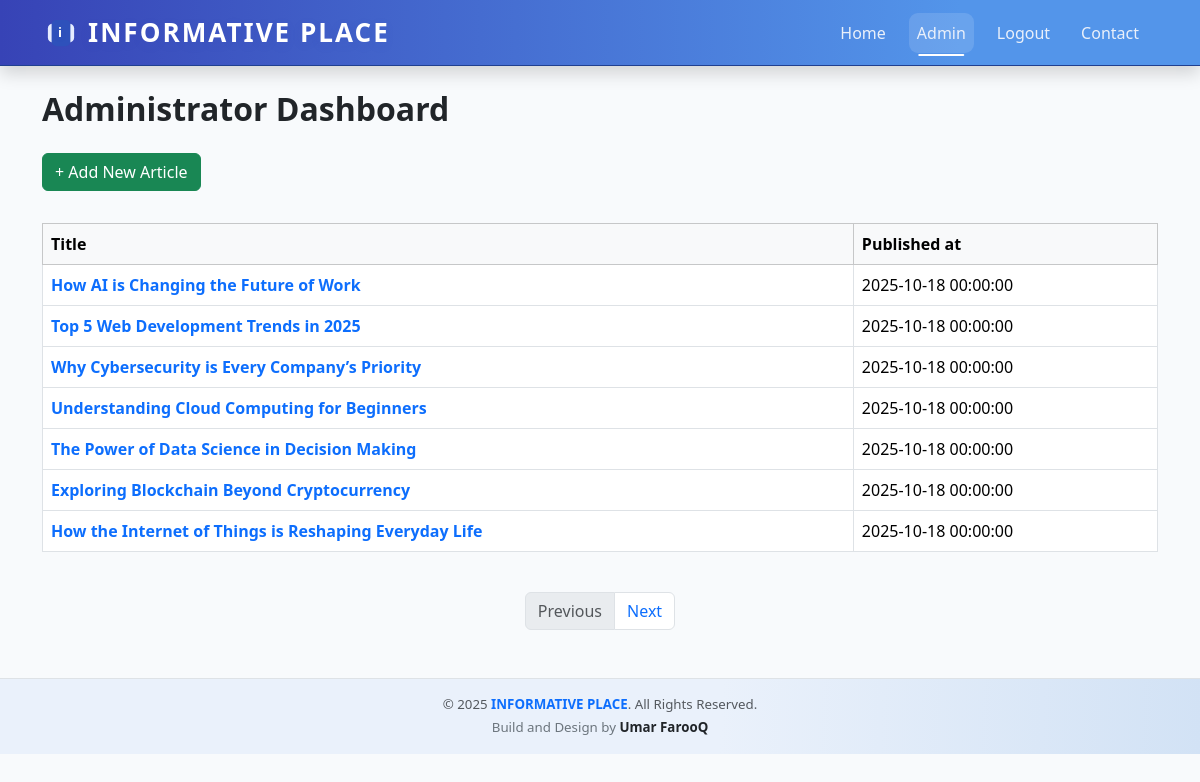
The page /admin/index.php (signed in) on the database its author committed.
### tables this page shows
CREATE TABLE `article` (
  `id` int NOT NULL,
  `title` varchar(128) NOT NULL,
  `content` text NOT NULL,
  `published_at` datetime DEFAULT NULL,
  `image_file` varchar(200) DEFAULT NULL
);

### classes/Article.php (called while the page is built, shortened)
<?php
	class Article
	{
		public static function getPage($conn, $limit, $offset, $only_published=false)
		{
			$condition = $only_published ? ' WHERE published_at IS NOT NULL' : '';
			$sql = "SELECT a.*, category.name AS category_name
							FROM (
								SELECT *
								FROM article
								$condition
								ORDER BY published_at
								LIMIT :limit
								OFFSET :offset) AS a
							LEFT JOIN article_category
							ON a.id = article_category.article_id
							LEFT JOIN category
							ON article_category.category_id = category.id";
			$stmt = $conn->prepare($sql);
			$stmt->bindValue(':limit', $limit, PDO::PARAM_INT);
			$stmt->bindValue(':offset', $offset, PDO::PARAM_INT);
			$stmt->execute();
			$results = $stmt->fetchAll(PDO::FETCH_ASSOC);
			$articles = [];
			$previous_id = null;
			foreach ($results as $row) {
				$article_id = $row['id'];
				if ($article_id != $previous_id) {
					$row['category_names'] = [];
					$articles[$article_id] = $row;
				}
				$articles[$article_id]['category_names'][] = $row['category_name'];
				$previous_id = $article_id;
			}
			return $articles;
		}
			public static function getTotal($conn, $only_published=false)
			{
				$condition = $only_published ? ' WHERE published_at IS NOT NULL' : '';
				return $conn->query("SELECT COUNT(*) FROM article $condition")->fetchColumn();
			}
	}

### classes/Paginator.php (called while the page is built, shortened)
<?php
class Paginator
{
	public function __construct($page, $records_per_page, $total_records)
	{
		$this->limit = $records_per_page;
		$page = filter_var($page, FILTER_VALIDATE_INT,[
			'options' => [
				'default' => 1,
				'min_range' => 1
			]
		]);
		$total_pages = ceil($total_records / $records_per_page);
		$this->offset = $records_per_page * ($page - 1);
	}
}

### admin/index.php (the view, shortened to what this page needs)
<?php
$conn = require '../include/db.php';
$paginator = new Paginator($_GET['page'] ?? 1, 7, Article::getTotal($conn));
$articles = Article::getPage($conn, $paginator->limit, $paginator->offset);
?>
<?php require '../include/header.php'; ?>
<h2 class="fw-bold mb-4">Administrator Dashboard</h2>
<p><a href="new-article.php" class="btn btn-success mb-3">+ Add New Article</a></p>
<?php if (empty($articles)): ?>
    <div class="alert alert-warning">Oops! No articles are there.</div>
<?php else: ?>
    <div class="table-responsive mb-4">
        <table class="table table-bordered table-hover align-middle">
            <thead class="table-light">
                <tr>
                    <th>Title</th>
                    <th>Published at</th>
                </tr>
            </thead>
            <tbody>
                <?php foreach ($articles as $article): ?>
                    <tr>
                        <td>
                            <a href="article.php?id=<?= $article['id']; ?>" class="fw-semibold link-primary text-decoration-none"><?= htmlspecialchars($article['title']); ?></a>
                        </td>
                        <td>
                            <?php if ($article['published_at']): ?>
                                <time><?= $article['published_at'] ?></time>
                            <?php else: ?>
                                <span class="text-muted">Unpublished</span>
                                <button class="btn btn-sm btn-outline-primary ms-2 publish" data-id="<?= $article['id'] ?>">Publish</button>
                            <?php endif; ?>
                        </td>
                    </tr>
                <?php endforeach; ?>
            </tbody>
        </table>
    </div>
    <?php require '../include/pagination.php'; ?>
<?php endif; ?>
<?php require '../include/footer.php' ?>

### css/styles.css (style rules this page uses)
body { background: #f8fafc; font-family: "Segoe UI", Arial, sans-serif; }

### rows shown on the page
article: title "How AI is Changing the Future of Work", published_at "2025-10-18 00:00:00"
article: title "Top 5 Web Development Trends in 2025", published_at "2025-10-18 00:00:00"
article: title "Why Cybersecurity is Every Company’s Priority", published_at "2025-10-18 00:00:00"
article: title "Understanding Cloud Computing for Beginners", published_at "2025-10-18 00:00:00"
article: title "The Power of Data Science in Decision Making", published_at "2025-10-18 00:00:00"
article: title "Exploring Blockchain Beyond Cryptocurrency", published_at "2025-10-18 00:00:00"
article: title "How the Internet of Things is Reshaping Everyday Life", published_at "2025-10-18 00:00:00"
